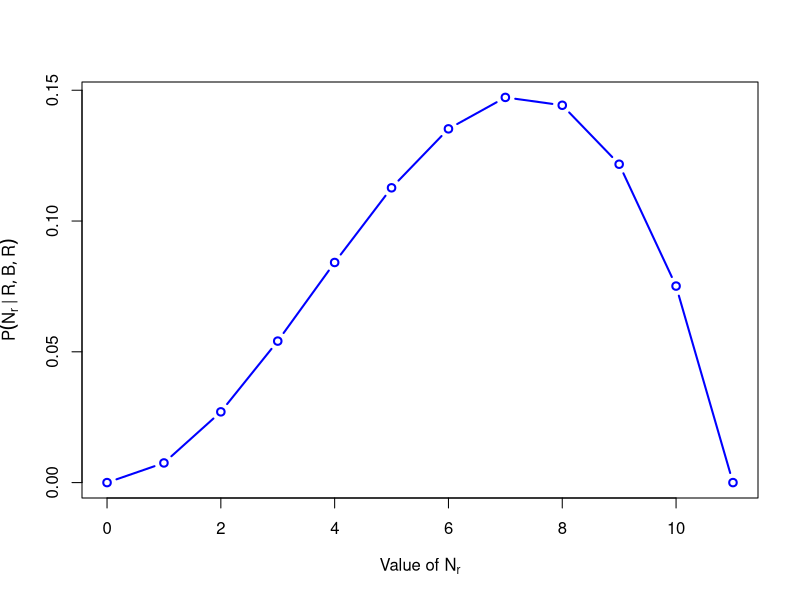
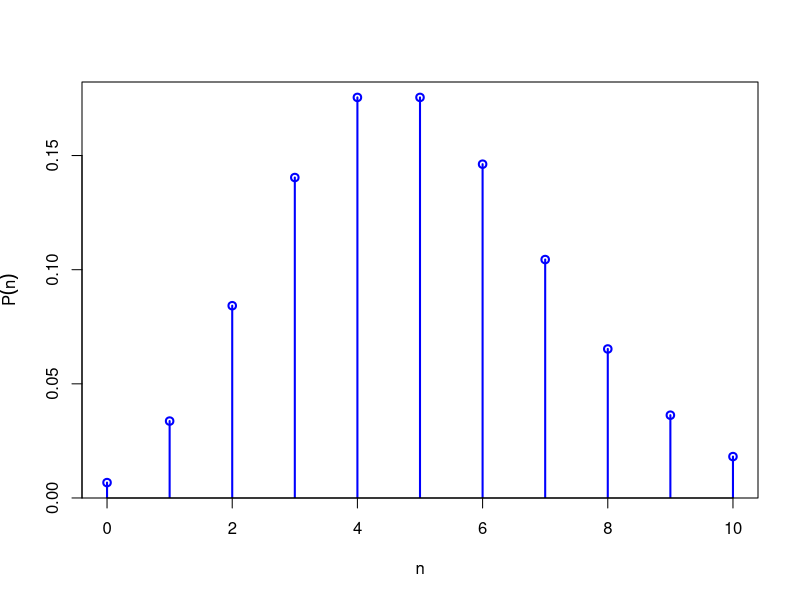
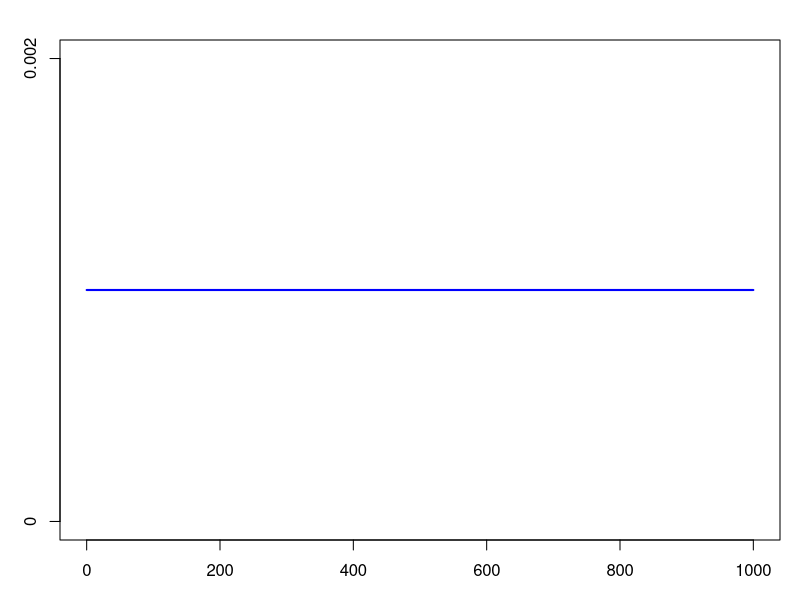
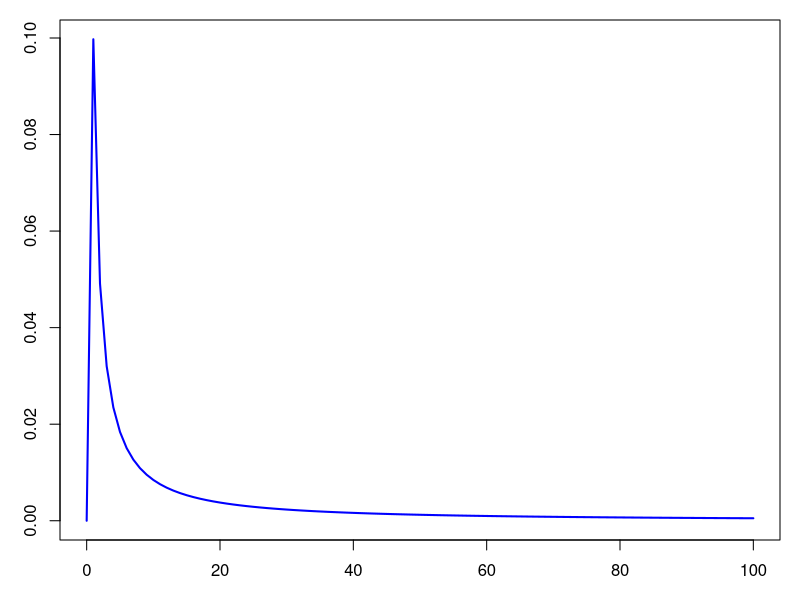
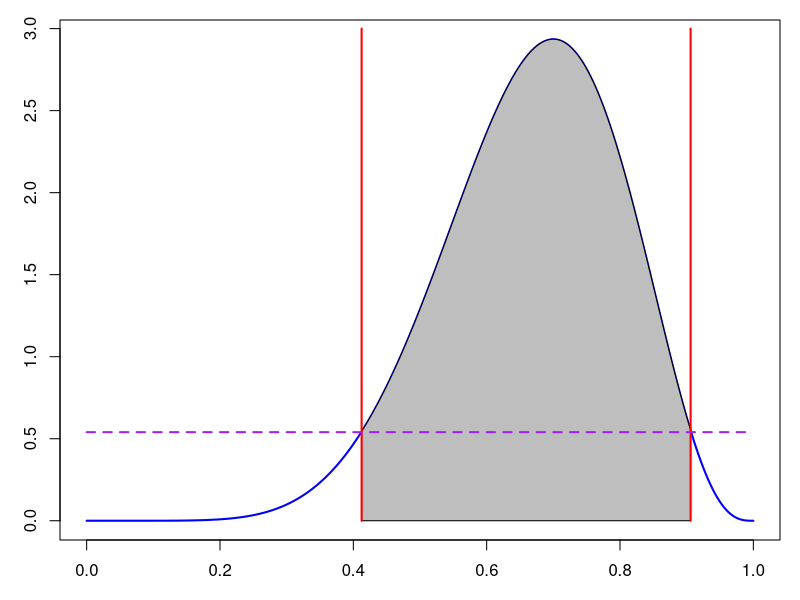
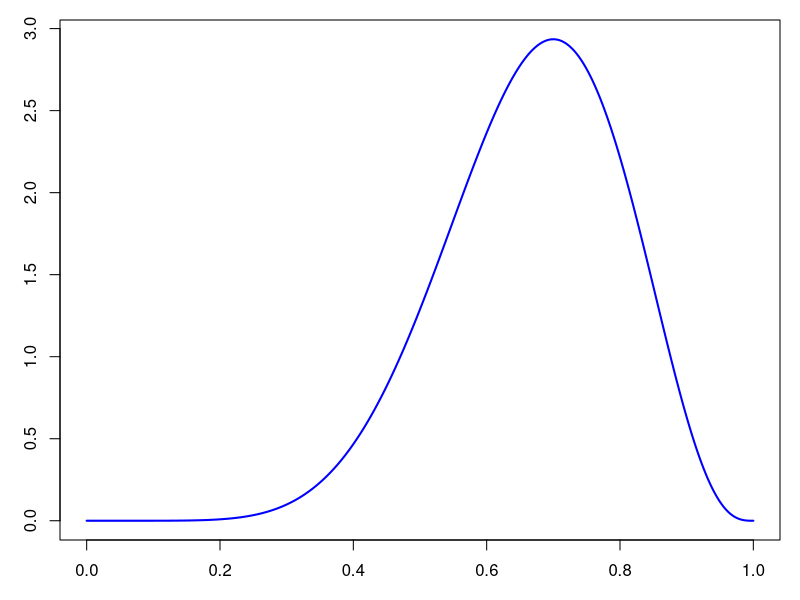
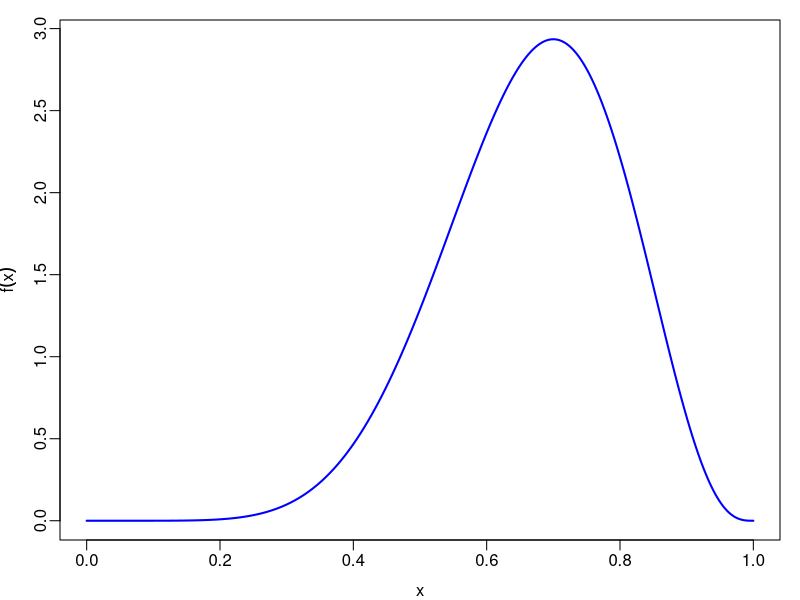
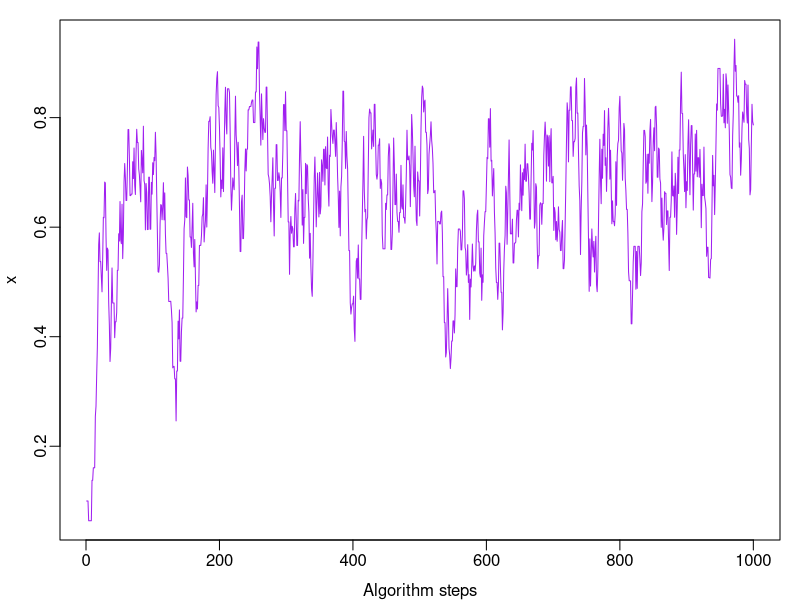

R code for these plots, in order:
## Urn example for lecture.

Nr <- seq(0, 11)

lik <- Nr^2*(11-Nr)/11^3

png("urn_posterior.png", width=800, height=600, pointsize=20)
plot(Nr, lik, 'b', col='blue', lwd=2,
     xlab = expression(paste('Value of ', N[r])),
     ylab = expression(P(N[r] ~ '|' ~ R,B,R)))
dev.off()


png("poissonian.png", width=600, height=600, pointsize=20)
n <- seq(0, 10)
p <- dpois(n, 5)
plot(n, p, 'h', lwd=2, col='blue',
     ylab=expression(P(n)))
points(n, p, lwd=2, col='blue')
dev.off()

png("uniform_improper.png", width=800, height=200, pointsize=20)
par(mar=c(3,3,2,1))
lambda <- seq(0,1000)
p <- rep(1/1000, length(lambda))
plot(lambda, p, 'l', lwd=2, col='blue', ylim=c(0,0.002), yaxt='n')
axis(side=2,at=c(0,2/1000),labels=c('0','0.002'))
dev.off()

png("lognormal.png", width=800, height=200, pointsize=20)
par(mar=c(3,3,1,1))
x <- seq(0, 100)
p <- dlnorm(x, meanlog=0, sdlog=4)
plot(x, p, 'l', lwd=2, col='blue')
dev.off()

png("credible_interval.png", width=800, height=300, pointsize=15)
par(mar=c(3,3,1,1))

x <- seq(0, 1, length.out=1000)
p <- dbeta(x, 8, 4)

cutoff <- 0.54
interval <- x[p>cutoff]
pinterval <- p[p>cutoff]
lower <- min(interval)
upper <- max(interval)

plot(x, p, 'l', lwd=2, col='blue')
polygon(c(interval, rev(interval)), c(rep(0, length(interval)), rev(pinterval)), col='grey')
lines(c(lower,lower), c(0, 3), lwd=2, col='red')
lines(c(upper,upper), c(0, 3), lwd=2, col='red')
lines(c(0,1), c(cutoff, cutoff), lwd=2, lty=2, col='purple')

dev.off()

png("rejection_sampling.png", width=800, height=400, pointsize=15)
par(mar=c(3,3,1,1))

x <- seq(0, 1, length.out=1000)
p <- dbeta(x,8,4)

plot(x,p, 'l', lwd=2, col='blue')
dev.off()

png("MCMC.png", width=800, height=400, pointsize=15)
par(mar=c(3,3,1,1), mgp=c(2,0.5,0))
x <- seq(0, 1, length.out=1000)
p <- dbeta(x,8,4)

plot(x,p, 'l', lwd=2, col='blue', ylab=expression(f(x)))
dev.off()


mcmc <- function(x0, w, logTarget, steps=1000) {

    x <- x0

    oldLogP <- logTarget(x)

    for (i in 2:steps) {

        xPrime <- runif(1, x[i-1]-w/2, x[i-1]+w/2)

        newLogP <- logTarget(xPrime)

        if (newLogP>oldLogP || runif(1)<exp(newLogP-oldLogP)) {
            x[i] <- xPrime
            oldLogP <- newLogP
        } else {
            x[i] <- x[i-1]
        }
    }

    return(x)
}


png("MCMC_trace.png", width=800, height=400, pointsize=20)
par(mar=c(3,3,1,1), mgp=c(2,0.5,0))

logTarget <- function(x) {
    return(log(dbeta(x,8,4)))
}
trace <- mcmc(0.1, 0.2, logTarget)

plot(1:length(trace), trace, 'l', col='purple',
     xlab="Algorithm steps",
     ylab=expression(x))

dev.off()


png("MCMC_density.png", width=800, height=400, pointsize=20)
par(mar=c(3,3,1,1), mgp=c(2,0.5,0))

trace <- mcmc(0.1, 0.2, logTarget, steps=10000)

plot(density(trace[-(1:1000)]), lwd=2, col='blue',
     xlab="x", main="")
lines(x, exp(logTarget(x)), lwd=2, lty=2, col='red')
legend("topleft", inset=0.05,
       c("MCMC", expression(f(x))),
       col=c("blue","red"),
       lwd=2, lty=c(1,2))

dev.off()
